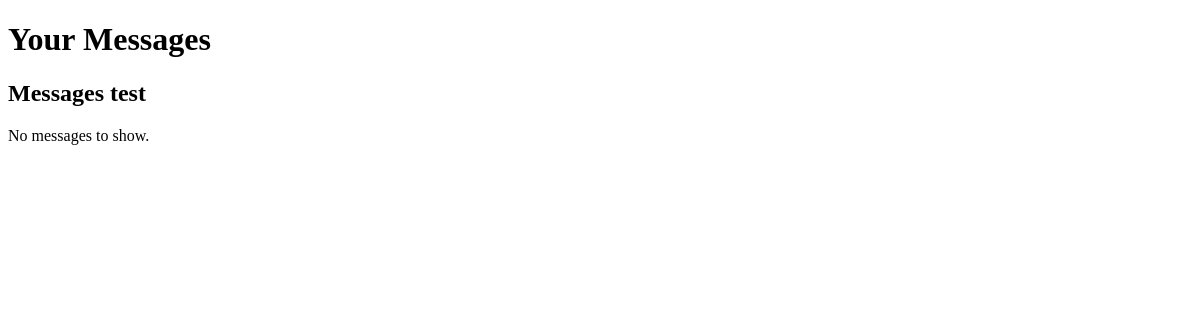
The app's page /messages/, older data.
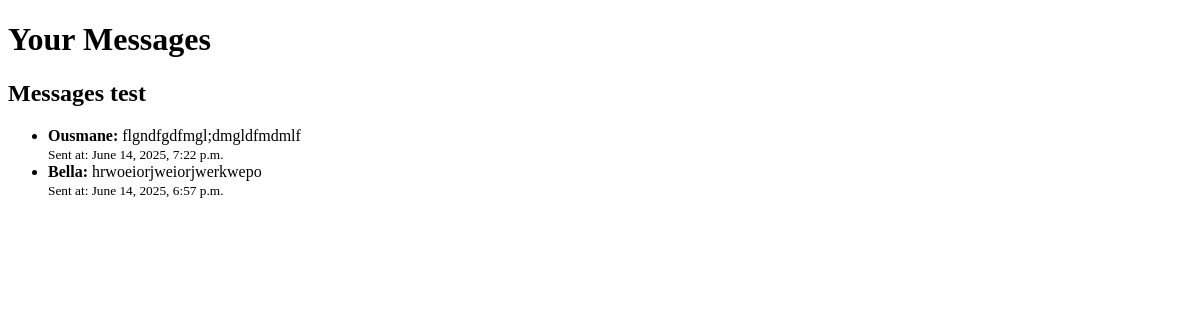
The same page, newer data.
### messaging/models.py (models this page shows, shortened)
class Message(models.Model):
    id = models.UUIDField(primary_key=True, default=uuid.uuid4, editable=False)
    sender = models.ForeignKey(User, on_delete=models.CASCADE, related_name="sent_messages")
    receiver = models.ForeignKey(User, on_delete=models.CASCADE, related_name="received_messages")
    content = models.TextField()
    timestamp = models.DateTimeField(auto_now_add=True)
    parent_message = models.ForeignKey(
    'self',
    null=True,
    blank=True,
    related_name='replies',
    on_delete=models.CASCADE
)
    read = models.BooleanField(default=False)
    conversation = models.ForeignKey(Conversation, on_delete=models.CASCADE, related_name='messages', null=True, blank=True)
    edited = models.BooleanField(default=False)
    objects = models.Manager() # The default manager
    unread = UnreadMessagesManager()
    class Meta:
        ordering = ['-timestamp']

### messaging/views.py (the view)
# urls.py: path('messages/', views.message_list, name='message_list'),
@cache_page(60)  # Cache this view for 60 seconds
def message_list(request):
    messages = Message.objects.select_related('sender', 'conversation') \
                .prefetch_related('replies') \
                .order_by('-timestamp')
    return render(request, 'messaging/messages.html', {'messages': messages})

### messaging/templates/messaging/messages.html (shortened to what this page needs)
<!DOCTYPE html>
<html>
<head>
</head>
<body>
    <h1>Your Messages</h1>
    <h2>Messages test</h2>
    {% if messages %}
        <ul>
            {% for message in messages %}
                <li>
                    <strong>{{ message.sender.username }}:</strong> {{ message.content }}
                    <br>
                    <small>Sent at: {{ message.timestamp }}</small>
                </li>
            {% endfor %}
        </ul>
    {% else %}
        <p>No messages to show.</p>
    {% endif %}
</body>
</html>

Row changes from the older to the newer data that the page shows:
added Message: sender.username "Ousmane", content "flgndfgdfmgl;dmgldfmdmlf", timestamp "June 14, 2025, 7:22 p.m."
added Message: sender.username "Bella", content "hrwoeiorjweiorjwerkwepo", timestamp "June 14, 2025, 6:57 p.m."
Text that changed along with them:
text no longer shown: "No messages to show."
